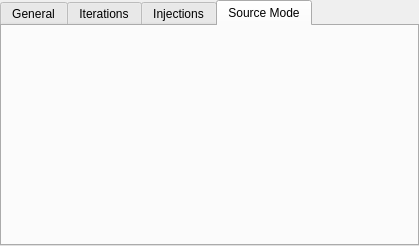
<?xml version="1.0" encoding="UTF-8"?>
<ui version="4.0">
 <class>SRConfigTabwidget</class>
 <widget class="QTabWidget" name="SRConfigTabwidget">
  <property name="geometry">
   <rect>
    <x>0</x>
    <y>0</y>
    <width>419</width>
    <height>246</height>
   </rect>
  </property>
  <property name="windowTitle">
   <string>TabWidget</string>
  </property>
  <property name="currentIndex">
   <number>3</number>
  </property>
  <widget class="SRGeneralTab" name="generalTab">
   <attribute name="title">
    <string>General</string>
   </attribute>
  </widget>
  <widget class="SRIterationTab" name="iterationTab">
   <attribute name="title">
    <string>Iterations</string>
   </attribute>
  </widget>
  <widget class="SRInjectionTab" name="injectionTab">
   <attribute name="title">
    <string>Injections</string>
   </attribute>
  </widget>
  <widget class="SRSourceModeTab" name="sourceModeTab">
   <attribute name="title">
    <string>Source Mode</string>
   </attribute>
  </widget>
 </widget>
 <customwidgets>
  <customwidget>
   <class>SRGeneralTab</class>
   <extends>QWidget</extends>
   <header>anki_set_randomizer/src/gui_config/custom/sr_general_tab</header>
   <container>1</container>
  </customwidget>
  <customwidget>
   <class>SRIterationTab</class>
   <extends>QWidget</extends>
   <header>anki_set_randomizer/src/gui_config/custom/sr_iteration_tab</header>
   <container>1</container>
  </customwidget>
  <customwidget>
   <class>SRInjectionTab</class>
   <extends>QWidget</extends>
   <header>anki_set_randomizer/src/gui_config/custom/sr_injection_tab</header>
   <container>1</container>
  </customwidget>
  <customwidget>
   <class>SRSourceModeTab</class>
   <extends>QWidget</extends>
   <header>anki_set_randomizer/src/gui_config/custom/sr_source_mode_tab</header>
   <container>1</container>
  </customwidget>
 </customwidgets>
 <resources/>
 <connections/>
</ui>
